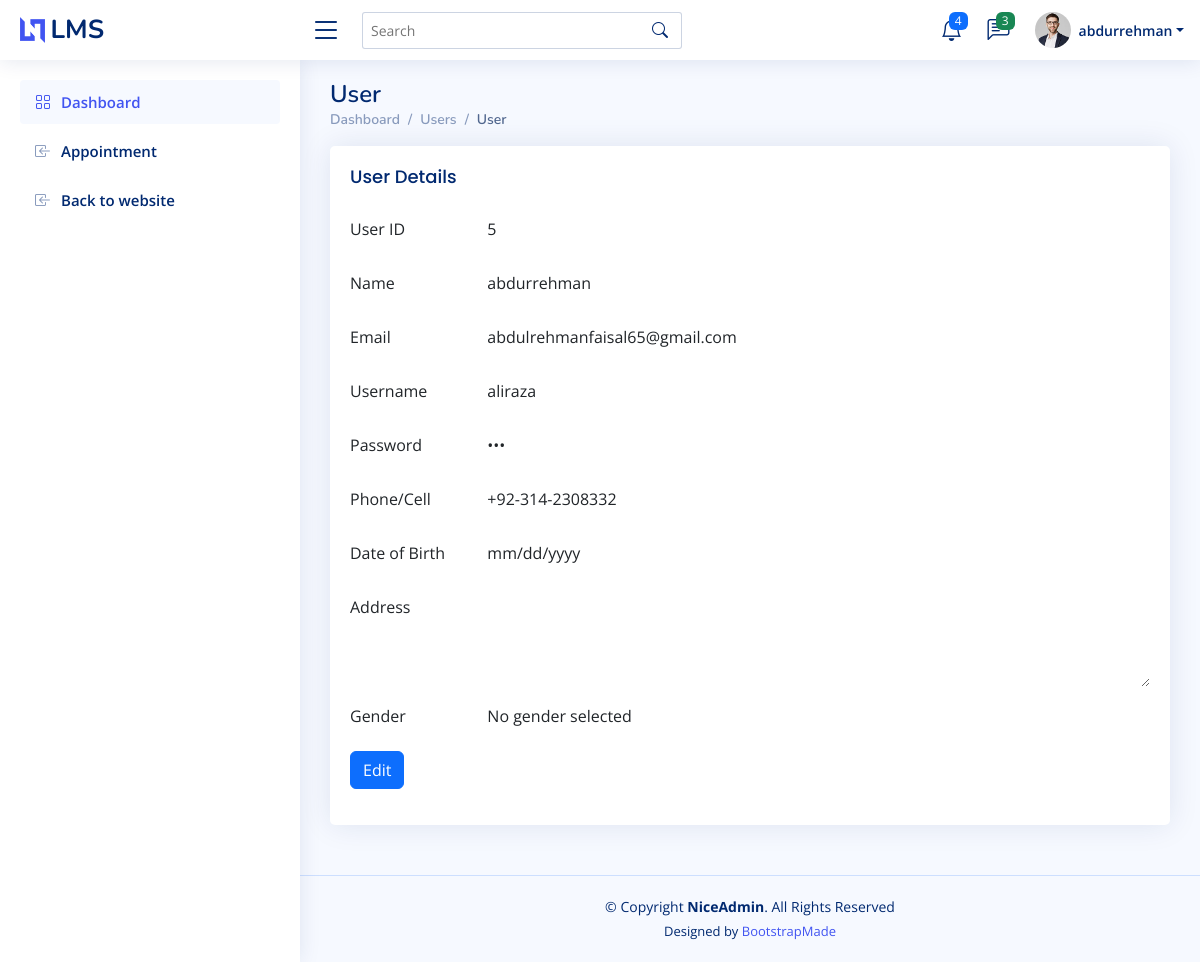
The page /lawyer/lawyer.dashboard.php (signed in) on the database its author committed.
### tables this page shows
CREATE TABLE `users` (
  `userid` int(11) NOT NULL,
  `name` varchar(50) NOT NULL,
  `email` varchar(255) DEFAULT NULL,
  `genderid` int(11) DEFAULT NULL,
  `dob` date DEFAULT NULL,
  `phone` varchar(16) DEFAULT NULL,
  `address` text DEFAULT NULL,
  `roleid` int(11) DEFAULT NULL,
  `photo` varchar(255) DEFAULT NULL
);

### lawyer/lawyer.dashboard.php (the view, shortened to what this page needs)
<?php
include('lawyer.header.inc.php');
$userid = $name = $email = $genderid = $roleid = $dob = $photo = $phone = $address = $username = $password = '';
$userid = $_SESSION['userid'];
$users_sql = "SELECT *,usr.userid AS usrid,usr.genderid AS gdrid,usr.roleid AS rolid FROM `users` AS `usr`
LEFT JOIN `logins` AS `lgn` ON usr.userid = lgn.userid
LEFT JOIN `genders` AS `gdr` ON usr.genderid = gdr.genderid
LEFT JOIN `roles` AS `rol` ON usr.roleid = rol.roleid
WHERE usr.userid = $userid";
$user = mysqli_fetch_assoc(mysqli_query($conn, $users_sql));
if ($user) {
  $name = mysqli_real_escape_string($conn, $user['name']);
  $email = mysqli_real_escape_string($conn, $user['email']);
  $genderid = mysqli_real_escape_string($conn, $user['gdrid']);
  $dob = mysqli_real_escape_string($conn, $user['dob']);
  $phone = mysqli_real_escape_string($conn, $user['phone']);
  $address = mysqli_real_escape_string($conn, $user['address']);
  $username = mysqli_real_escape_string($conn, $user['username']);
  $password = mysqli_real_escape_string($conn, $user['password']);
}
?>
<main id="main" class="main">
  <div class="pagetitle">
    <h1>User</h1>
    <nav>
      <ol class="breadcrumb">
        <li class="breadcrumb-item"><a href="admin.dashboard.php">Dashboard</a></li>
        <li class="breadcrumb-item"><a href="users.php">Users</a></li>
        <li class="breadcrumb-item active">User</li>
      </ol>
    </nav>
  </div>
  <section class="section">
    <div class="row">
      <div class="col-lg-12">
        <div class="card">
          <div class="card-body">
            <h5 class="card-title">User Details</h5>
            <form action="<?php echo htmlspecialchars($_SERVER['PHP_SELF']); ?>" method="post" enctype="multipart/form-data">
              <div class="row mb-3">
                <label for="userid" class="col-sm-2 col-form-label">User ID</label>
                <div class="col-sm-10">
                  <input type="text" readonly class="form-control-plaintext" id="userid" name="userid" value="<?php echo $userid; ?>">
                </div>
              </div>
              <div class="row mb-3">
                <label for="name" class="col-sm-2 col-form-label">Name</label>
                <div class="col-sm-10">
                  <input type="text" readonly class="form-control-plaintext" id="name" name="name" value="<?php echo $name; ?>">
                </div>
              </div>
              <div class="row mb-3">
                <label for="email" class="col-sm-2 col-form-label">Email</label>
                <div class="col-sm-10">
                  <input type="email" readonly class="form-control-plaintext" id="email" name="email" value="<?php echo $email; ?>">
                </div>
              </div>
              <div class="row mb-3">
                <label for="username" class="col-sm-2 col-form-label">Username</label>
                <div class="col-sm-10">
                  <input type="text" readonly class="form-control-plaintext" id="username" name="username" value="<?php echo $username; ?>">
                </div>
              </div>
              <div class="row mb-3">
                <label for="password" class="col-sm-2 col-form-label">Password</label>
                <div class="col-sm-10">
                  <input type="password" readonly class="form-control-plaintext" id="password" name="password" value="<?php echo $password; ?>">
                </div>
              </div>
              <div class="row mb-3">
                <label for="phone" class="col-sm-2 col-form-label">Phone/Cell</label>
                <div class="col-sm-10">
                  <input type="tel" readonly class="form-control-plaintext" id="phone" name="phone" value="<?php echo $phone; ?>">
                </div>
              </div>
              <div class="row mb-3">
                <label for="dob" class="col-sm-2 col-form-label">Date of Birth</label>
                <div class="col-sm-10">
                  <input type="date" readonly class="form-control-plaintext" id="dob" name="dob" value="<?php echo $dob; ?>">
                </div>
              </div>
              <div class="row mb-3">
                <label for="address" class="col-sm-2 col-form-label">Address</label>
                <div class="col-sm-10">
                  <textarea readonly class="form-control-plaintext" style="height: 100px" id="address" name="address"><?php echo $address; ?></textarea>
                </div>
              </div>
              <fieldset class="row mb-3">
  <legend class="col-form-label col-sm-2 pt-0">Gender</legend>
  <div class="col-sm-10">
    <?php
    if (!empty($genderid)) {
      $gender_sql = "SELECT * FROM genders WHERE genderid = $genderid";
      $gender = mysqli_fetch_assoc(mysqli_query($conn, $gender_sql));
      ?>
      <input readonly class="form-control-plaintext" type="hidden" name="genderid" value="<?php echo $genderid; ?>">
      <label class="form-check-label">
        <?php echo $gender['gender']; ?>
      </label>
    <?php } else { ?>
      <label class="form-check-label">
        No gender selected
      </label>
    <?php } ?>
  </div>
</fieldset>
              <div class="row mb-3">
                <div class="col-sm-10">
                  <button type="submit" class="btn btn-primary">Edit</button>
                </div>
              </div>
            </form>
          </div>
        </div>
      </div>
    </div>
  </section>
</main>
<?php include('lawyer.footer.inc.php'); ?>

### assets/css/style.css (style rules this page uses)
:root { scroll-behavior: smooth; }
body { font-family: "Open Sans", sans-serif; background: #f6f9ff; color: #444444; }
a { color: #4154f1; text-decoration: none; }
h1, h2, h3, h4, h5, h6 { font-family: "Nunito", sans-serif; }
#main { margin-top: 60px; padding: 20px 30px; transition: all 0.3s; }
.pagetitle { margin-bottom: 10px; }
.pagetitle h1 { font-size: 24px; margin-bottom: 0; font-weight: 600; color: #012970; }
.card { margin-bottom: 30px; border: none; border-radius: 5px; box-shadow: 0px 0 30px rgba(1, 41, 112, 0.1); }
.card-title { padding: 20px 0 15px 0; font-size: 18px; font-weight: 500; color: #012970; font-family: "Poppins", sans-serif; }
.card-body { padding: 0 20px 20px 20px; }
.breadcrumb { font-size: 14px; font-family: "Nunito", sans-serif; color: #899bbd; font-weight: 600; }
.breadcrumb a { color: #899bbd; transition: 0.3s; }
.breadcrumb .breadcrumb-item::before { color: #899bbd; }
.breadcrumb .active { color: #51678f; font-weight: 600; }
@media (min-width: 1200px) { #main, #footer { margin-left: 300px; } }

### rows shown on the page
users: name "abdurrehman", email "abdulrehmanfaisal65@gmail.com", username "aliraza", phone "+92-314-2308332"

### other values the page prints
$_SESSION['name'] "abdurrehman"
